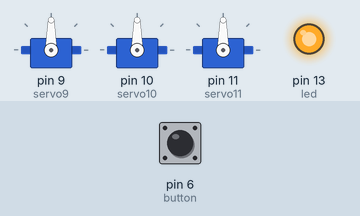
Simulated run of this sketch. Board: Arduino Uno, built with avr-gcc and run on an emulated ATmega328P. Shown: 3 × servo, output pins drawn as LEDs (lit = HIGH). Inputs (shaded band) come from the test bench; at power-on: pin 6 (button) HIGH.

Above: at 0.05 s.
Timing chart, 0 to 22.6 s (numbered marks = the images above):
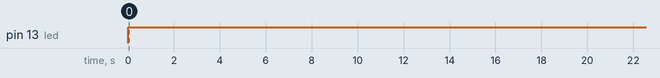

Measured:
- by itself, pin 13 (led): LOW → HIGH at 0.00 s

The sketch:

cat_feeder.ino
```cpp
#include <Servo.h>

#define MOVE_STEP 1
#define MOVE_DELAY 15
#define DROP_DELAY 300
#define WAIT_DELAY (4 * 3600 * 1000) // 4 hours
#define DEBOUNCE_DELAY 10

Servo servo9, servo10, servo11;
int led = 13, button = 6;

void setup() {
  pinMode(led, OUTPUT);
  servo9.attach(9);
  servo10.attach(10);
  servo11.attach(11);
}

void loop() {
  startMove(servo9);
  startMove(servo10);
  startMove(servo11);
  int waiting = WAIT_DELAY;
  while (digitalRead(button) == 0 || waiting > 0) {
    waiting -= DEBOUNCE_DELAY;
    delay(DEBOUNCE_DELAY);
  }
}

void startMove(Servo servo) {
  // activate led
  digitalWrite(led, HIGH);
  // move to open position
  for (int pos = 0; pos <= 180; pos += MOVE_STEP) {
    moveServo(servo, pos);
  }
  // shake
  for (int i = 0; i <= (DROP_DELAY / MOVE_DELAY); i++) {
    if (i && 1) { // odd
      moveServo(servo, 180);
    } else { // even
      moveServo(servo, 140);
    }
  }
  // move to close position
  for (int pos = 180; pos >= 0; pos -= MOVE_STEP) {
    moveServo(servo, pos);
  }
  // deactivate led
  digitalWrite(led, LOW);
}

void moveServo(Servo servo, int pos) {
  servo.write(pos);
  delay(MOVE_DELAY);
}
```
